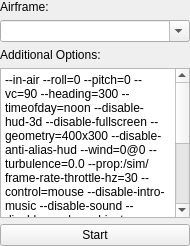
<?xml version="1.0" encoding="UTF-8"?>
<ui version="4.0">
 <class>QGCHilFlightGearConfiguration</class>
 <widget class="QWidget" name="QGCHilFlightGearConfiguration">
  <property name="geometry">
   <rect>
    <x>0</x>
    <y>0</y>
    <width>190</width>
    <height>246</height>
   </rect>
  </property>
  <property name="sizePolicy">
   <sizepolicy hsizetype="Preferred" vsizetype="Preferred">
    <horstretch>0</horstretch>
    <verstretch>0</verstretch>
   </sizepolicy>
  </property>
  <property name="windowTitle">
   <string>Form</string>
  </property>
  <property name="layoutDirection">
   <enum>Qt::LeftToRight</enum>
  </property>
  <property name="autoFillBackground">
   <bool>false</bool>
  </property>
  <layout class="QGridLayout" name="gridLayout" rowminimumheight="0,0,0,0,0,0">
   <property name="margin">
    <number>0</number>
   </property>
   <property name="spacing">
    <number>6</number>
   </property>
   <item row="5" column="0">
    <widget class="QPushButton" name="startButton">
     <property name="sizePolicy">
      <sizepolicy hsizetype="Preferred" vsizetype="Fixed">
       <horstretch>0</horstretch>
       <verstretch>0</verstretch>
      </sizepolicy>
     </property>
     <property name="text">
      <string>Start</string>
     </property>
    </widget>
   </item>
   <item row="0" column="0">
    <widget class="QLabel" name="aircraftPlaintextInfoLabel">
     <property name="text">
      <string>Airframe:</string>
     </property>
    </widget>
   </item>
   <item row="1" column="0">
    <widget class="QComboBox" name="aircraftComboBox">
     <property name="sizePolicy">
      <sizepolicy hsizetype="Preferred" vsizetype="Fixed">
       <horstretch>0</horstretch>
       <verstretch>0</verstretch>
      </sizepolicy>
     </property>
     <property name="editable">
      <bool>true</bool>
     </property>
    </widget>
   </item>
   <item row="2" column="0">
    <widget class="QLabel" name="optionsLabel">
     <property name="text">
      <string>&lt;html&gt;&lt;head/&gt;&lt;body&gt;&lt;p&gt;Additional Options:&lt;/p&gt;&lt;/body&gt;&lt;/html&gt;</string>
     </property>
    </widget>
   </item>
   <item row="3" column="0">
    <widget class="QPlainTextEdit" name="optionsPlainTextEdit">
     <property name="sizePolicy">
      <sizepolicy hsizetype="Preferred" vsizetype="Preferred">
       <horstretch>0</horstretch>
       <verstretch>0</verstretch>
      </sizepolicy>
     </property>
     <property name="plainText">
      <string>--in-air --roll=0 --pitch=0 --vc=90 --heading=300 --timeofday=noon --disable-hud-3d --disable-fullscreen --geometry=400x300 --disable-anti-alias-hud --wind=0@0 --turbulence=0.0 --prop:/sim/frame-rate-throttle-hz=30 --control=mouse --disable-intro-music --disable-sound --disable-random-objects --disable-ai-models --shading-flat --fog-disable --disable-specular-highlight --disable-random-objects --disable-panel --disable-clouds --fdm=jsb --units-meters --prop:/engines/engine/running=true</string>
     </property>
    </widget>
   </item>
  </layout>
 </widget>
 <resources/>
 <connections/>
</ui>
